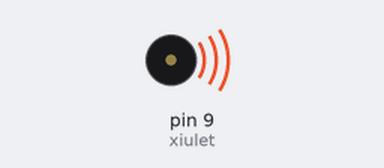
Recording of a sketch running on a simulated Arduino Uno, built with avr-gcc and run on an emulated ATmega328P. On the bench: buzzer (waves = sounding).

Above: at 1.5 s.
At 4.5 s:
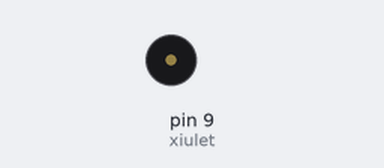
Timing chart, 0 to 7.8 s (numbered marks = the images above):
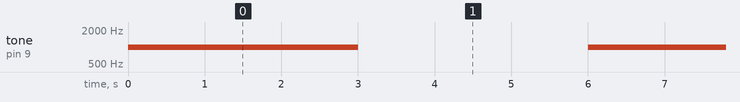

The sketch:

Soroll_intermitent_a_1Khz.ino
```cpp
/**********************************************************************************
**                                                                               **
**                                  Sirena                                       **
**                                                                               **
**                                                                               **
**********************************************************************************/

//********** Includes *************************************************************

//********** Variables ************************************************************
const byte xiulet = 9;        // donar nom al pin 9 de l’Arduino

//********** Setup ****************************************************************
void setup()
{
  pinMode(xiulet, OUTPUT);   // definir el pin 9 com una sortida
}

//********** Loop *****************************************************************
void loop()
{

  tone(xiulet, 1000);    // xiulet de durada valPot0
  delay(3000);
  noTone(xiulet);
  delay(3000);

}
```

Measured:
- by itself, tone on pin 9 (xiulet): alternates 1000 Hz for 3.0 s and silent for 3.0 s
